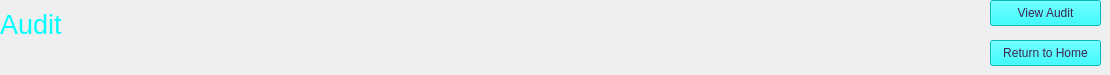
    <widget class="QWidget" name="audit_page">
     <widget class="QLabel" name="auditPageLabel">
      <property name="geometry">
       <rect>
        <x>0</x>
        <y>0</y>
        <width>101</width>
        <height>50</height>
       </rect>
      </property>
      <property name="styleSheet">
       <string notr="true">font: 87 8pt &quot;Segoe UI Black&quot;;</string>
      </property>
      <property name="text">
       <string>&lt;html&gt;&lt;head/&gt;&lt;body&gt;&lt;p&gt;&lt;span style=&quot; font-size:20pt; color:#00ffff;&quot;&gt;Audit&lt;/span&gt;&lt;/p&gt;&lt;/body&gt;&lt;/html&gt;</string>
      </property>
     </widget>
     <widget class="QPushButton" name="viewAuditButton">
      <property name="geometry">
       <rect>
        <x>990</x>
        <y>0</y>
        <width>111</width>
        <height>26</height>
       </rect>
      </property>
      <property name="styleSheet">
       <string notr="true">background-color: rgb(0, 255, 255);
font: 87 8pt &quot;Segoe UI Black&quot;;
color: rgb(63, 36, 79)</string>
      </property>
      <property name="text">
       <string>View Audit</string>
      </property>
     </widget>
     <widget class="QPushButton" name="returnFromAuditButton">
      <property name="geometry">
       <rect>
        <x>990</x>
        <y>40</y>
        <width>111</width>
        <height>26</height>
       </rect>
      </property>
      <property name="styleSheet">
       <string notr="true">background-color: rgb(0, 255, 255);
font: 87 8pt &quot;Segoe UI Black&quot;;
color: rgb(63, 36, 79)</string>
      </property>
      <property name="text">
       <string>Return to Home</string>
      </property>
     </widget>
    </widget>
